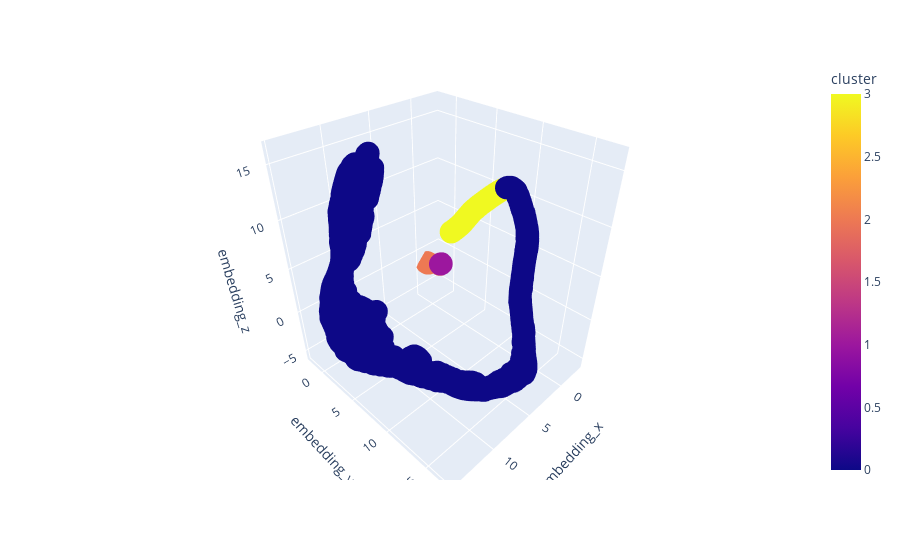

Notebook code cell kept with this figure:
### Markdown cell above
### <font color = 'b'> 9.1.2 UMAP </f>

### Code cell
reducer = umap.UMAP( random_state=42,n_components=3)
embedding = reducer.fit_transform( X )

# embedding
df_viz['embedding_x'] = embedding[:,0]
df_viz['embedding_y'] = embedding[:,1]
df_viz['embedding_z'] = embedding[:,2]

# plot UMAP
fig = plt.figure(figsize=(20,10))
px.scatter_3d(x='embedding_x',y='embedding_y',z='embedding_z',color='cluster',data_frame=df_viz).show()

### Figure 1 — Plotly figure (JSON) as saved in the notebook; plotly's stock layout.template omitted (floating-point values rounded to 4 significant figures; data arrays with more than 128 entries replaced by an {"elided": "..."} marker saying what was removed)
{"data": [{"hovertemplate": "embedding_x=%{x}<br>embedding_y=%{y}<br>embedding_z=%{z}<br>cluster=%{marker.color}<extra></extra>", "legendgroup": "", "marker": {"color": {"elided": "4372 int values"}, "coloraxis": "coloraxis", "symbol": "circle"}, "mode": "markers", "name": "", "scene": "scene", "showlegend": false, "type": "scatter3d", "x": {"elided": "4372 float values"}, "y": {"elided": "4372 float values"}, "z": {"elided": "4372 float values"}}], "layout": {"coloraxis": {"colorbar": {"title": {"text": "cluster"}}, "colorscale": [[0, "#0d0887"], [0.1111, "#46039f"], [0.2222, "#7201a8"], [0.3333, "#9c179e"], [0.4444, "#bd3786"], [0.5556, "#d8576b"], [0.6667, "#ed7953"], [0.7778, "#fb9f3a"], [0.8889, "#fdca26"], [1, "#f0f921"]]}, "legend": {"tracegroupgap": 0}, "margin": {"t": 60}, "scene": {"domain": {"x": [0, 1], "y": [0, 1]}, "xaxis": {"title": {"text": "embedding_x"}}, "yaxis": {"title": {"text": "embedding_y"}}, "zaxis": {"title": {"text": "embedding_z"}}}}}
